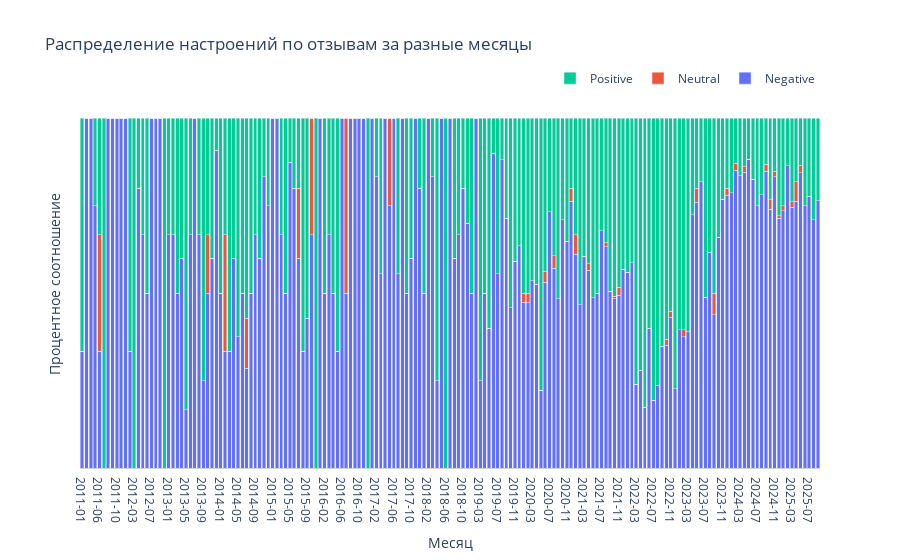

Here is the notebook cell this chart was saved with:
### Code cell
# Преобразуем дату в формат 'Год-Месяц' для группировки
df['year_month'] = df['date'].dt.strftime('%Y-%m')

# --- 2. Агрегация и расчет процентов ---
# Группируем данные по месяцу и настроению, подсчитывая количество отзывов
sentiment_counts = df.groupby(['year_month', 'sentiment']).size().reset_index(name='counts')

# Преобразуем данные в удобный для графика формат (кросс-табуляция)
sentiment_pivot = pd.crosstab(
    index=sentiment_counts['year_month'],
    columns=sentiment_counts['sentiment'],
    values=sentiment_counts['counts'],
    aggfunc='sum'
).fillna(0)

# Рассчитываем процентное соотношение
sentiment_percentage = sentiment_pivot.div(sentiment_pivot.sum(axis=1), axis=0)

# --- 3. Визуализация с помощью Plotly ---

# # Определяем цвета, аналогичные предыдущему графику
# colors = {
#     'Negative': '#594138', # Темно-коричневый
#     'Neutral': '#E9E0D2',  # Светло-бежевый
#     'Positive': '#E9A431'  # Желто-оранжевый
# }

# Создаем объект фигуры
fig = go.Figure()

# Добавляем на график отдельный столбец (bar) для каждого типа настроения
for sentiment_type in sentiment_percentage.columns:
    fig.add_trace(go.Bar(
        x=sentiment_percentage.index,
        y=sentiment_percentage[sentiment_type],
        name=sentiment_type,
        # marker_color=colors.get(sentiment_type, '#CCCCCC'),
        text=sentiment_percentage[sentiment_type].apply(lambda x: f'{x:.0%}'), # Форматируем текст в проценты
        textposition='inside',
        insidetextanchor='middle',
        textfont=dict(size=14, color='white')
    ))

# --- 4. Настройка внешнего вида графика ---
fig.update_layout(
    barmode='stack', # Указываем, что это стековый график
    title_text='Распределение настроений по отзывам за разные месяцы',
    xaxis_title='Месяц',
    yaxis_title='Процентное соотношение',
    plot_bgcolor='white',
    xaxis=dict(
        showline=True,
        linewidth=1,
        linecolor='lightgrey',
        type='category' # Указываем, что ось X - категориальная
    ),
    yaxis=dict(
        showgrid=False,
        showticklabels=False,
        showline=False
    ),
    legend=dict(
        orientation='h',
        yanchor='bottom',
        y=1.02,
        xanchor='right',
        x=1
    ),
    uniformtext_minsize=8,
    uniformtext_mode='hide'
)

# Показываем график
fig.show()

### Figure 1 — Plotly figure (JSON) as saved in the notebook; plotly's stock layout.template omitted (floating-point values rounded to 4 significant figures; data arrays with more than 128 entries replaced by an {"elided": "..."} marker saying what was removed)
{"data": [{"insidetextanchor": "middle", "name": "Negative", "text": {"elided": "171 str values"}, "textfont": {"color": "white", "size": 14}, "textposition": "inside", "type": "bar", "x": {"elided": "171 str values"}, "y": {"elided": "171 float values"}}, {"insidetextanchor": "middle", "name": "Neutral", "text": {"elided": "171 str values"}, "textfont": {"color": "white", "size": 14}, "textposition": "inside", "type": "bar", "x": {"elided": "171 str values"}, "y": {"elided": "171 float values"}}, {"insidetextanchor": "middle", "name": "Positive", "text": {"elided": "171 str values"}, "textfont": {"color": "white", "size": 14}, "textposition": "inside", "type": "bar", "x": {"elided": "171 str values"}, "y": {"elided": "171 float values"}}], "layout": {"barmode": "stack", "legend": {"orientation": "h", "x": 1, "xanchor": "right", "y": 1.02, "yanchor": "bottom"}, "plot_bgcolor": "white", "title": {"text": "Распределение настроений по отзывам за разные месяцы"}, "uniformtext": {"minsize": 8, "mode": "hide"}, "xaxis": {"linecolor": "lightgrey", "linewidth": 1, "showline": true, "title": {"text": "Месяц"}, "type": "category"}, "yaxis": {"showgrid": false, "showline": false, "showticklabels": false, "title": {"text": "Процентное соотношение"}}}}
